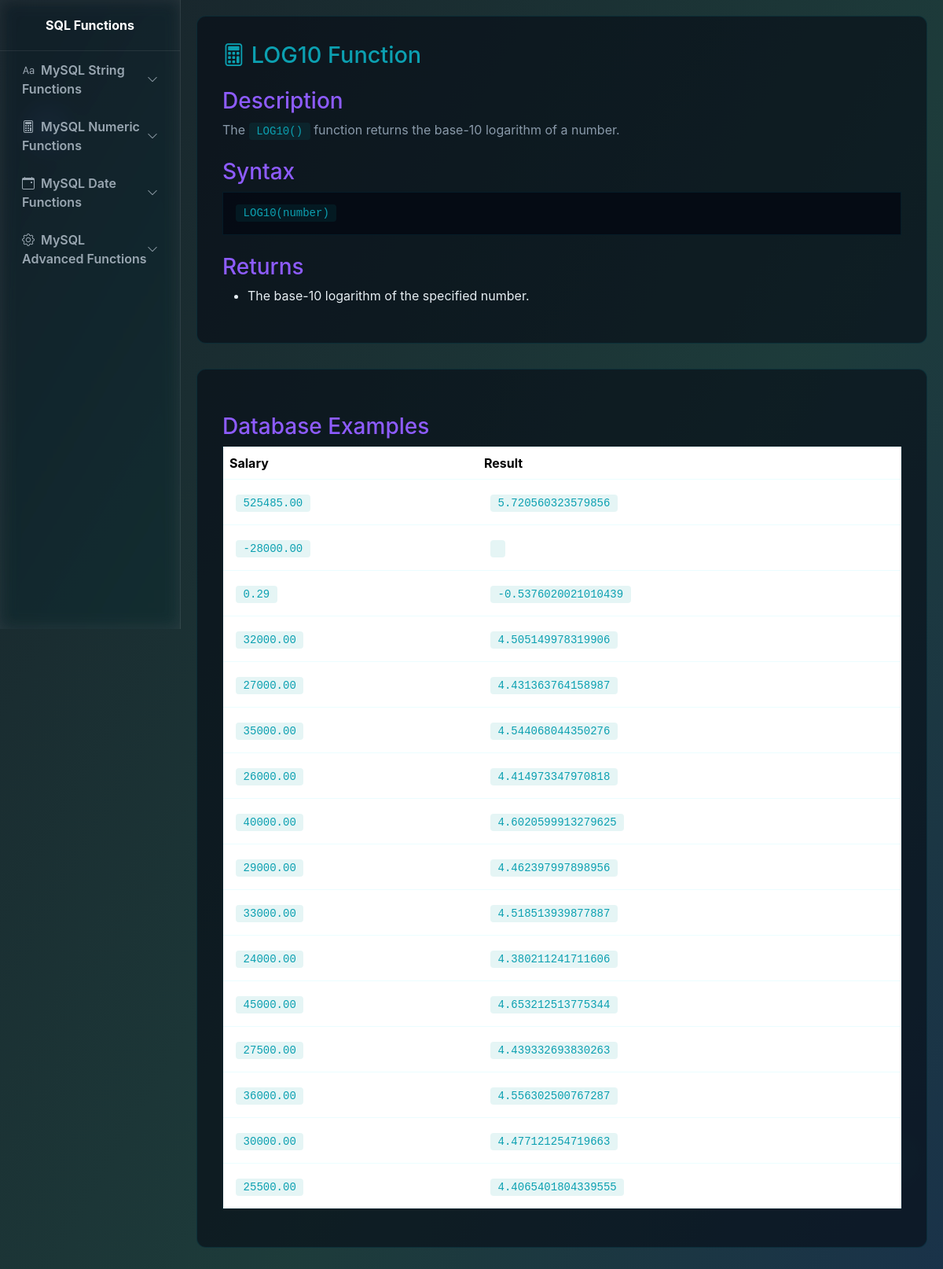
Page /pages/numeric/log10.php on the committed database.
### tables this page shows
CREATE TABLE `employee` (
  `ID` int(11) NOT NULL,
  `Name` varchar(50) NOT NULL,
  `Department` varchar(50) NOT NULL,
  `Salary` decimal(10,2) NOT NULL,
  `Hire_Date` date NOT NULL
);

### pages/numeric/log10.php (the view, shortened to what this page needs)
<!DOCTYPE html>
<html lang="en">
<head>
  <link href="https://cdn.jsdelivr.net/npm/bootstrap@5.3.2/dist/css/bootstrap.min.css" rel="stylesheet">
  <link href="https://cdn.jsdelivr.net/npm/bootstrap-icons@1.10.5/font/bootstrap-icons.css" rel="stylesheet">
    <link href="../../style.css" rel="stylesheet">
</head>
<body>
  <aside class="sidebar" id="sidebar">
    <div class="brand">
      <div class="fw-bold">SQL Functions</div>
    </div>
    <nav class="px-2">
      <a class="nav-link d-flex justify-content-between align-items-center"
         data-bs-toggle="collapse" href="#stringFunctions" role="button"
         aria-expanded="false" aria-controls="stringFunctions">
        <span><i class="bi bi-type me-2"></i>MySQL String Functions</span>
        <i class="bi bi-chevron-down small"></i>
      </a>
      <a class="nav-link d-flex justify-content-between align-items-center"
         data-bs-toggle="collapse" href="#numericFunctions" role="button"
         aria-expanded="false" aria-controls="numericFunctions">
        <span><i class="bi bi-calculator me-2"></i>MySQL Numeric Functions</span>
        <i class="bi bi-chevron-down small"></i>
      </a>
      <a class="nav-link d-flex justify-content-between align-items-center"
         data-bs-toggle="collapse" href="#dateFunctions" role="button"
         aria-expanded="false" aria-controls="dateFunctions">
        <span><i class="bi bi-calendar-event me-2"></i>MySQL Date Functions</span>
        <i class="bi bi-chevron-down small"></i>
      </a>
      <a class="nav-link d-flex justify-content-between align-items-center"
         data-bs-toggle="collapse" href="#advancedFunctions" role="button"
         aria-expanded="false" aria-controls="advancedFunctions">
        <span><i class="bi bi-gear me-2"></i>MySQL Advanced Functions</span>
        <i class="bi bi-chevron-down small"></i>
      </a>
    </nav>
  </aside>
<div class="page-content">
  <div class="function-card">
    <h2><i class="bi bi-calculator me-2"></i>LOG10 Function</h2>
    <h3>Description</h3>
    <p>The <code>LOG10()</code> function returns the base-10 logarithm of a number.</p>
    <h3>Syntax</h3>
    <pre><code>LOG10(number)</code></pre>
    <h3>Returns</h3>
    <ul style="color: #e6eef3;">
      <li>The base-10 logarithm of the specified number.</li>
    </ul>
  </div>
  <div class="function-card">
    <h3>Database Examples</h3>
    <table class="table example-table">
      <thead>
        <tr>
          <th>Salary</th>
          <th>Result</th>
        </tr>
      </thead>
      <tbody>
        <?php
          include "../../config.php";
              $sql = "SELECT ID, Name, Salary, LOG10(Salary) AS result FROM employee LIMIT 20";
              $result = $conn->query($sql);
              if ($result) {
                while ($row = $result->fetch_assoc()) {
                  echo "<tr>";
                  echo "<td><code>" . htmlspecialchars($row['Salary']) . "</code></td>";
                  echo "<td><code>" . htmlspecialchars($row['result']) . "</code></td>";
                  echo "</tr>";
                }
              } else {
                echo "<tr><td colspan=\"4\">Query error: " . htmlspecialchars($conn->error) . "</td></tr>";
              }
        ?>
      </tbody>
    </table>
  </div>
</body>
</html>

### style.css (style rules this page uses)
:root { --bg:#0B0F16; --card: rgba(255,255,255,0.05); --glass: rgba(255, 255, 255, 0.06); --glass1: rgba(13, 43, 70, 0.712); --accent1:#00E5FF; --accent2:#8E5CFF; --accent3:#0ca0b1; --muted:#9AA7B2; --glass-border: rgba(255,255,255,0.08); --cardA: rgba(69, 47, 140, 0.701); }
body { margin: 0; font-family: Inter, system-ui, -apple-system, "Segoe UI", Roboto, "Helvetica Neue", Arial; color: #e6eef3; min-height: 100vh; background: radial-gradient(600px 400px at 10% 10%, rgba(92,110,255,0.06), transparent 8%), radial-gradient(700px 450px at 90% 90%, rgba(0,229,168,0.04), transparent 8%); position: relative; overflow-x: hidden; }
.sidebar { width: 230px; position: fixed; height: 100vh; top: 0; left: 0; background: var(--glass); backdrop-filter: blur(10px) saturate(120%); border-right: 1px solid var(--glass-border); color: white; display: flex; flex-direction: column; transition: all .3s ease; z-index: 3000; overflow: hidden; }
.sidebar .brand { text-align: center; padding: 20px; border-bottom: 1px solid var(--glass-border); }
.sidebar nav { flex: 1; overflow-y: auto; padding-bottom: 20px; }
.sidebar nav a, .sidebar nav .nav-link { display: block; color: var(--muted); padding: 12px 20px; text-decoration: none; font-weight: 600; border-radius: 8px; transition: all .2s; }
.page-content { margin-left: 230px; padding: 20px; background: transparent; transition: margin-left .3s; }
h2, h3, h5, h6 { color: var(--accent1); }
.function-card { background: rgba(6, 11, 20, 0.6); border: 1px solid rgba(0, 229, 255, 0.1); border-radius: 12px; padding: 2rem; margin-bottom: 2rem; }
.function-card h2 { color: var(--accent3); font-size: 1.8rem; }
.function-card h3 { color: var(--accent2); margin-top: 1.5rem; }
.function-card p { color: #8a9aaa; }
.function-card code { background: rgba(0, 155, 155, 0.1); color: var(--accent3); padding: 0.2rem 0.6rem; border-radius: 4px; font-family: "Courier New", monospace; }
.function-card pre { background: rgba(6, 11, 20, 0.9); border: 1px solid rgba(0, 229, 255, 0.08); padding: 1rem; overflow-x: auto; color: var(--accent3); }
.example-table { background: rgba(6, 11, 20, 0.5); border: 1px solid rgba(0, 229, 255, 0.08); border-radius: 8px; }
.example-table thead { background: rgba(6, 11, 20, 0.8); color: var(--accent3); }
.example-table td { color: #7a8a99; padding: 1rem; }

### rows in the picture
employee: Salary "525485.00", result "5.720560323579856"
employee: Salary "-28000.00"
employee: Salary "0.29", result "-0.5376020021010439"
employee: Salary "32000.00", result "4.505149978319906"
employee: Salary "27000.00", result "4.431363764158987"
employee: Salary "35000.00", result "4.544068044350276"
employee: Salary "26000.00", result "4.414973347970818"
employee: Salary "40000.00", result "4.6020599913279625"
employee: Salary "29000.00", result "4.462397997898956"
employee: Salary "33000.00", result "4.518513939877887"
employee: Salary "24000.00", result "4.380211241711606"
employee: Salary "45000.00", result "4.653212513775344"
employee: Salary "27500.00", result "4.439332693830263"
employee: Salary "36000.00", result "4.556302500767287"
employee: Salary "30000.00", result "4.477121254719663"
employee: Salary "25500.00", result "4.4065401804339555"
